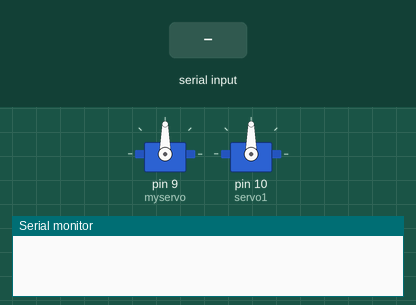
This sketch was run on a simulated Arduino Uno, built with avr-gcc and run on an emulated ATmega328P. Parts: 2 × servo, the last lines printed to the serial monitor. Inputs (shaded band) come from the test bench.

Above: at 1.2 s.
1.3 s: "q" received over Serial
At 1.77 s:
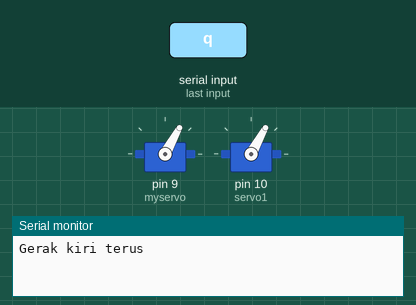
At 3.6 s:
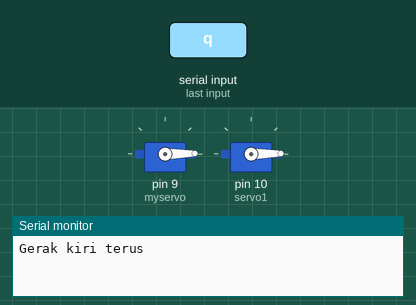
4.3 s: "e" received over Serial
7.3 s: "d" received over Serial
At 7.8 s:
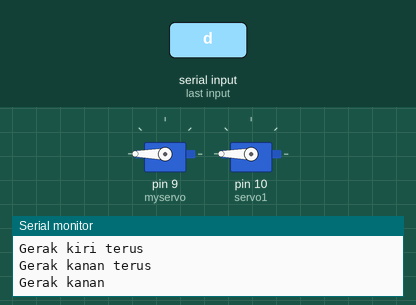
Timing chart, 0 to 10.3 s (numbered marks = the images above; inputs shaded):
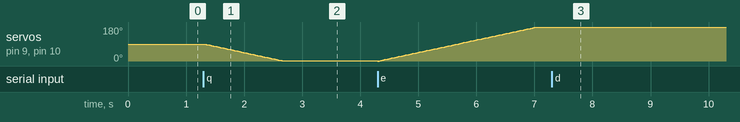

The sketch:

serial_w.ino
```cpp
#include <Servo.h>
Servo myservo;
Servo servo1;
int inByte=90;
int motor=90;
void setup() {
// Turn the Serial Protocol ON
  myservo.attach(9);
  servo1.attach(10);
  Serial.begin(9600);
}

void loop() {
   /*  check if data has been sent from the computer: */
  if (Serial.available()>0) {
    /* read the most recent byte */
    inByte = Serial.read();
  if (inByte == 'a'&&motor>0)
    {
     Serial.println("Gerak Kiri");
      motor-=1;
      myservo.write(motor);
      servo1.write(motor);
    }
   else if (inByte == 'q'&& motor>=1)
   {
    Serial.println("Gerak kiri terus");
      for(motor = motor; motor > 0; motor -= 1)
      {
        myservo.write(motor);
        servo1.write(motor);
        delay(15);
      }
   }
   else if (inByte == 'd')
    {
      Serial.println("Gerak kanan");
      motor+=1;
      myservo.write(motor);
      servo1.write(motor);
    }

   else if (inByte == 'e'&&motor<180)
   {
    Serial.println("Gerak kanan terus");
      for(motor=motor; motor < 180; motor += 1)
      {
        myservo.write(motor);
        servo1.write(motor);
        delay(15);
      }
   }
    }
    /*ECHO the value that was read, back to the serial port. */
}
```

Measured:
- after the input at 1.3 s, servo on pin 9 (myservo), servo on pin 10 (servo1): moves from 90° to 1° over 1.3 s, starting at once
- after the input at 7.3 s, servo on pin 9 (myservo), servo on pin 10 (servo1): 179° → 180° at once
